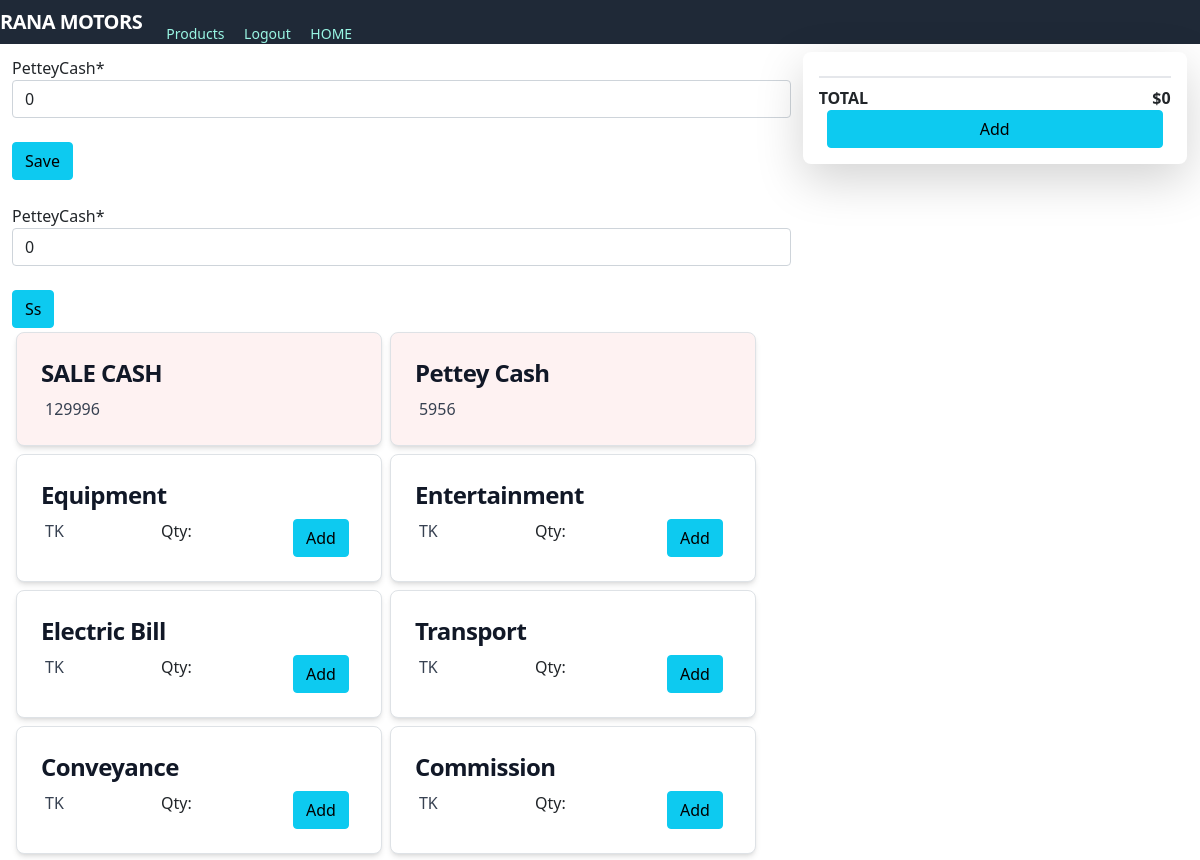
Before: /expense (signed in, upper part) with the older database file.
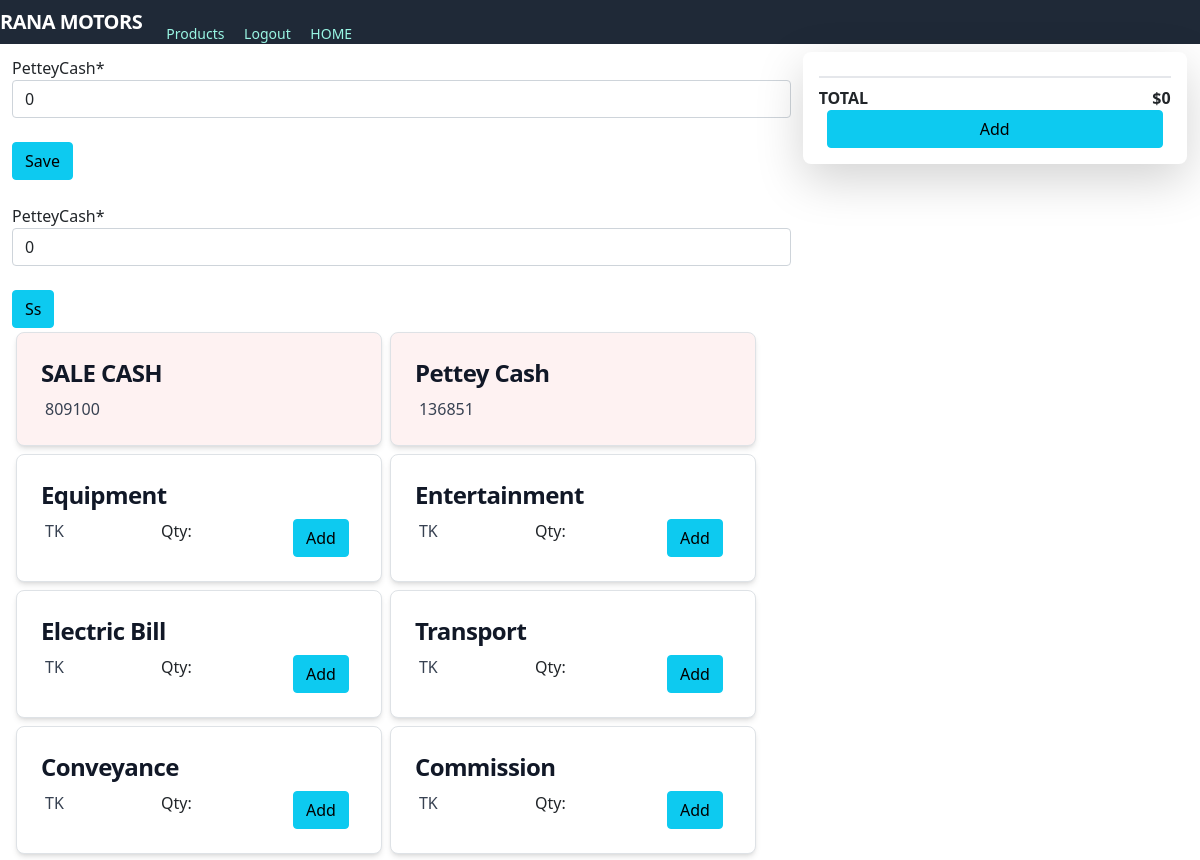
After: the same page with the newer database file.
### core/models.py (models this page shows)
class dailyreport(models.Model):
   order = models.ForeignKey(Order,on_delete=models.CASCADE,null=True,blank=True)
   added = models.DateTimeField(auto_now_add=True,null=True)
   ammount = models.PositiveIntegerField(default=0,null=True)
   petteyCash = models.PositiveIntegerField(default=0,null=True)
   returnn = models.ForeignKey(returnn,on_delete=models.CASCADE,null=True,blank=True)
   bill = models.ForeignKey(bill,on_delete=models.CASCADE,null=True,blank=True)
   returnprice = models.PositiveIntegerField(default=0)
   billexpense = models.PositiveIntegerField(default=0)
   reporttype = models.CharField(max_length=800,null=True,blank=True)

### core/views.py (the view, shortened to what this page needs)
# urls.py: path("expense", views.expense, name=""),
def expense(request):
         orders=dailyreport.objects.all().last()
         user_products = temppaybill.objects.filter(user=request.user)
         form = dailyreportt(request.POST or None, request.FILES or None)
         total=0
         total1=0
         for gs in user_products:
           total+=gs.ammount
         form2 = dailyreportt(request.POST or None, request.FILES or None)
         products =  paybillcatogory.objects.all()
         myFilter = expensefilter(request.GET, queryset=products)
         products = myFilter.qs
         context = {#'category': category,
               'orders': orders,
               'form':form,
               'pro':products,
               'user_products':user_products,
               'total':total,
               'form2':form2
               }
         return render(request, 'core/expense.html',context)

### core/form.py
class dailyreportt(forms.ModelForm):
    class Meta:
        model =dailyreport
        fields = ['petteyCash']

### core/templates/core/expense.html (shortened to what this page needs)
{% extends 'core/base.html' %}
{% block content %}
{% load static %}
{%load crispy_forms_tags %}
    <div class="basis-3/4">
        <div class="grid grid-cols-3 gap-2 m-2 ">
            <div class="col-span-2 m-1">
                {% load crispy_forms_tags %}
                <form method="POST" class="post-form">
                    {{ form|crispy}}
                    <br>
                    <button type="submit" class="save btn btn-info" name="btnform1">Save</button>
                </form>
                <br>
                {% load crispy_forms_tags %}
                <form method="POST" class="post-form">
                    {{ form2|crispy}}
                    <br>
                    <button type="submit" class="save btn btn-info" name="btnform2">Ss</button>
                </form>
                <div class="flex flex-wrap " >
    <a href="#"
        class="w-[47%] p-4 max-w-sm bg-red-50 rounded-lg border border-gray-200 shadow-md hover:bg-gray-100 dark:bg-gray-800 dark:border-gray-700 dark:hover:bg-gray-700 m-1">
        <h5 class="mb-2 text-2xl font-bold tracking-tight text-gray-900 dark:text-white">
            SALE CASH
        </h5>
        <div class="flex justify-between">
            <p class="font-normal text-gray-700 dark:text-gray-400 px-1">
                {{ orders.ammount}}
            </p>
        </div>
    </a>
    <a href="#"
        class="w-[47%] p-4 max-w-sm bg-red-50 rounded-lg border border-gray-200 shadow-md hover:bg-gray-100 dark:bg-gray-800 dark:border-gray-700 dark:hover:bg-gray-700 m-1">
        <h5 class="mb-2 text-2xl font-bold tracking-tight text-gray-900 dark:text-white">
            Pettey Cash
        </h5>
        <div class="flex justify-between">
            <p class="font-normal text-gray-700 dark:text-gray-400 px-1">
                {{ orders.petteyCash}}
            </p>
        </div>
    </a>
    <br>
    <br>
    {% for product in pro %}
    <a href="#"
        class="w-[47%] p-4 max-w-sm bg-white rounded-lg border border-gray-200 shadow-md hover:bg-gray-100 dark:bg-gray-800 dark:border-gray-700 dark:hover:bg-gray-700 m-1">
        <h5 class="mb-2 text-2xl font-bold tracking-tight text-gray-900 dark:text-white">
            {{ product.name}}
        </h5>
        <div class="flex justify-between">
            <p class="font-normal text-gray-700 dark:text-gray-400 px-1">
                TK{{ product.price }}
            </p>
            <p class="font-normal   text-red mx-1">
                Qty: {{ product.quantity }}
            </p>
            <button
                class="save btn btn-info mx-2"
                onclick="window.location.href = '{{product.id}}/expenseform'">
                Add
            </button>
        </div>
    </a>
    {% endfor %}
                </div>
            </div>
            <div>
                <div class="flex flex-col justify-between block  rounded-lg shadow-lg bg-white max-w-sm p-3">
                <div class="mt-2 border-t-2">
                    <div class="mt-2 flex justify-between">
                        <p class="font-bold">TOTAL</p>
                        <p class="font-bold">${{ total }}</p>
                    </div>
                </div>
                <button
                class="save btn btn-info mx-2"
                onclick="window.location.href = 'expensestore'">
                Add
            </button>
               </div>
            </div>
        </div>
    </div>
</div>
{% endblock %}

Changed rows visible on the page:
no longer on this page (row unchanged): dailyreport: ammount "129996", petteyCash "5956"
added dailyreport: ammount "809100", petteyCash "136851"
